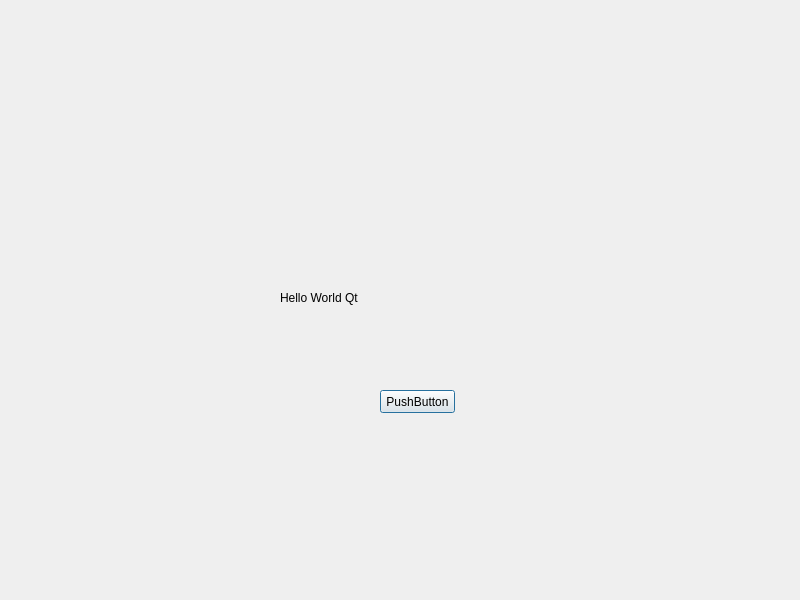
<?xml version="1.0" encoding="UTF-8"?>
<ui version="4.0">
 <class>HelloDialog</class>
 <widget class="QDialog" name="HelloDialog">
  <property name="geometry">
   <rect>
    <x>0</x>
    <y>0</y>
    <width>800</width>
    <height>600</height>
   </rect>
  </property>
  <property name="windowTitle">
   <string>HelloDialog</string>
  </property>
  <widget class="QLabel" name="label">
   <property name="geometry">
    <rect>
     <x>280</x>
     <y>290</y>
     <width>121</width>
     <height>16</height>
    </rect>
   </property>
   <property name="text">
    <string>Hello World Qt</string>
   </property>
  </widget>
  <widget class="QPushButton" name="pushButton">
   <property name="geometry">
    <rect>
     <x>380</x>
     <y>390</y>
     <width>75</width>
     <height>23</height>
    </rect>
   </property>
   <property name="text">
    <string>PushButton</string>
   </property>
  </widget>
 </widget>
 <resources/>
 <connections/>
</ui>
